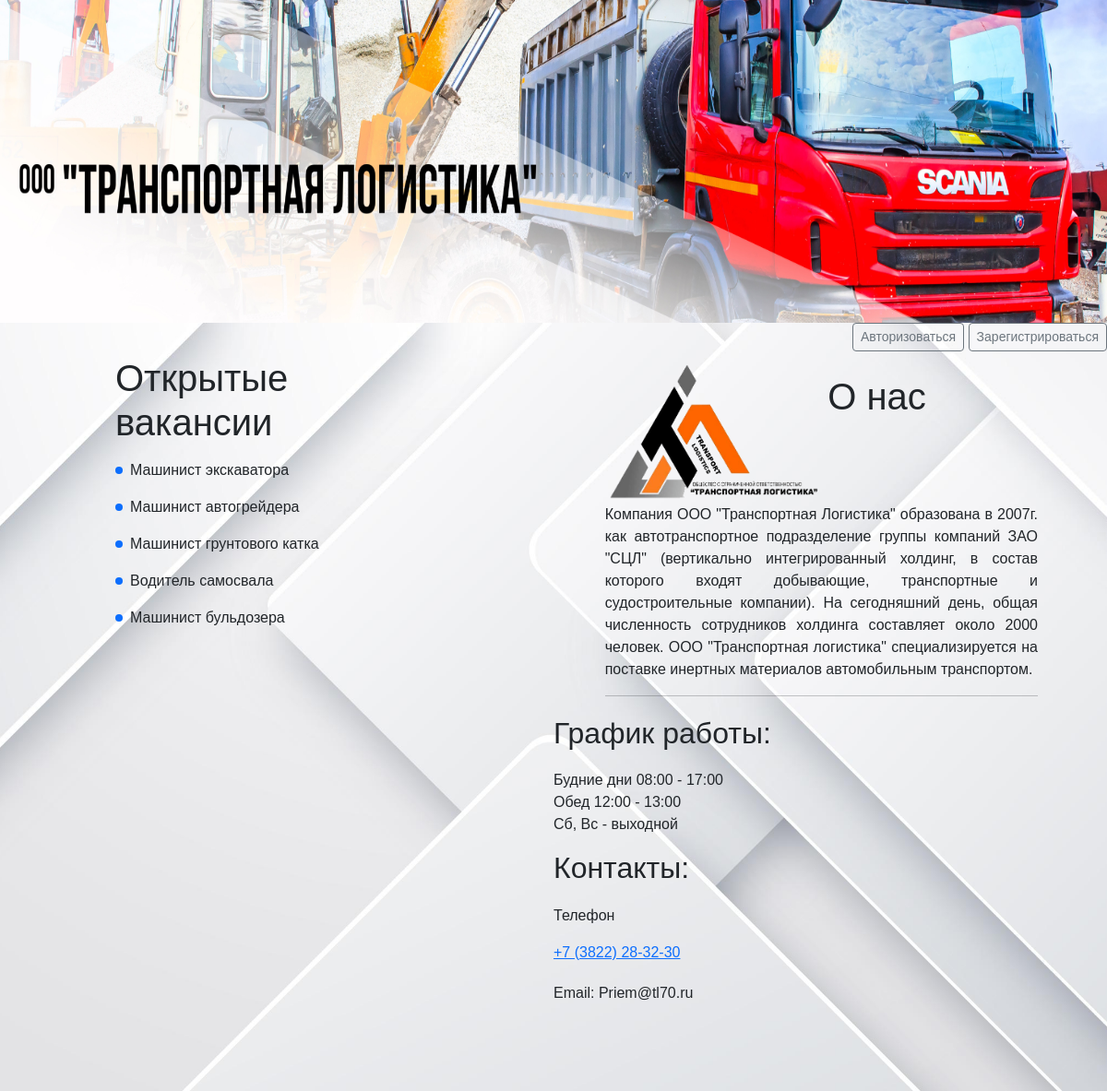
Before: / with the older database file.
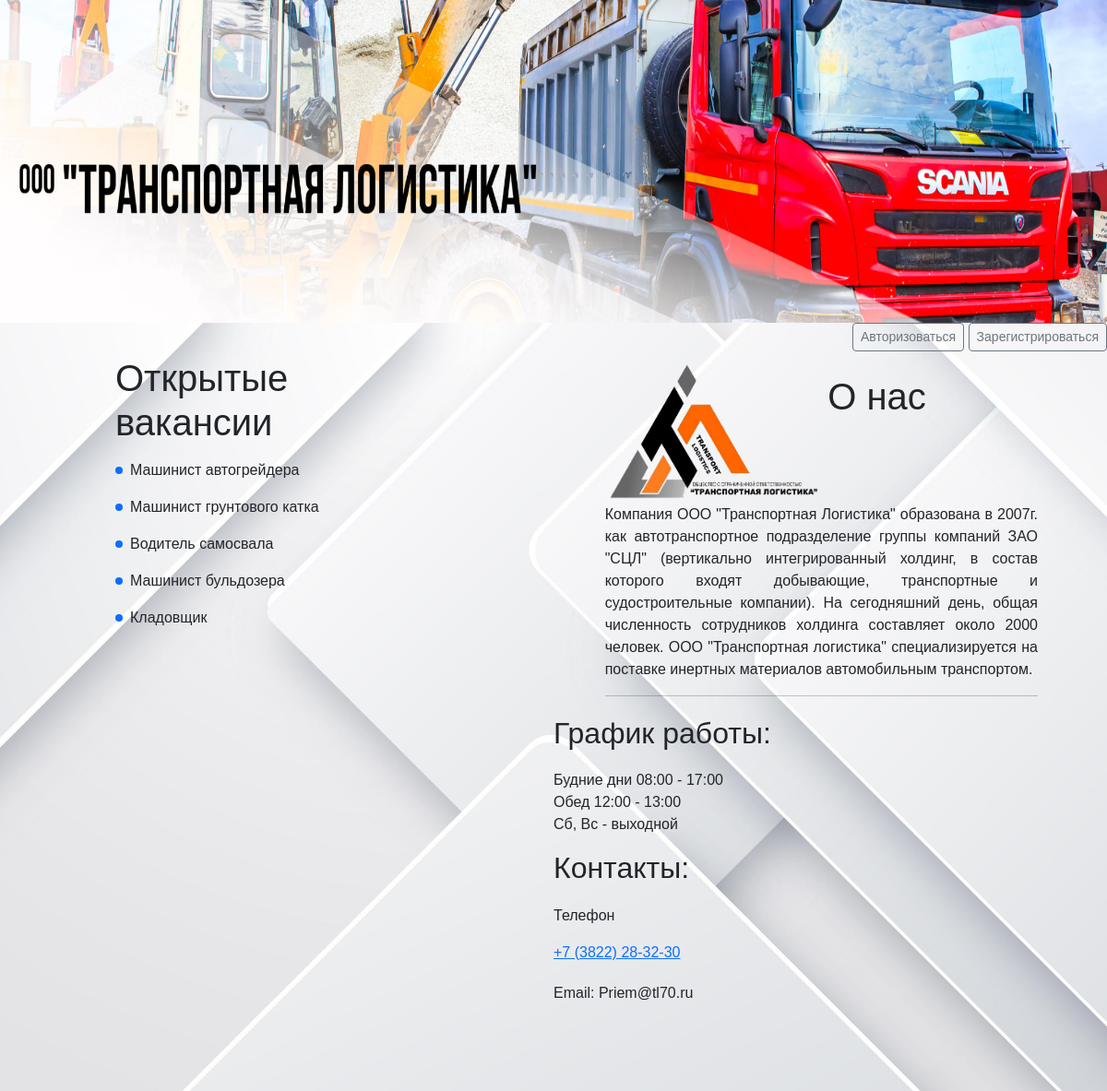
After: the same page with the newer database file.
### site_vacancy/models.py (models this page shows, shortened)
class Vacancy(models.Model):
    position = models.CharField(db_column='Position', max_length=40)
    salary = models.DecimalField(db_column='Salary', max_digits=8, decimal_places=2)
    work_schedule = models.CharField(db_column='Work_schedule', max_length=40)
    responsibilities = models.TextField('Описание')
    requirements = models.TextField('Описание')
    working_conditions = models.TextField('Описание')

### site_vacancy/views.py (the view)
# urls.py: path('', views.index),
def index(request):
    return render(
        request,
        'site_vacancy/base.html',
        {
            'text_vacancy': 'Открытые вакансии',
            'text_about': 'Компания ООО "Транспортная Логистика" образована в 2007г. как автотранспортное подразделение группы компаний ЗАО "СЦЛ" (вертикально интегрированный холдинг, в состав которого входят добывающие, транспортные и судостроительные компании). На сегодняшний день, общая численность сотрудников холдинга составляет около 2000 человек. '
                          'ООО "Транспортная логистика" специализируется на поставке инертных материалов автомобильным транспортом.',
            'vacancies_list': Vacancy.objects.all(),
        }
    )

### site_vacancy/templates/site_vacancy/base.html (shortened to what this page needs)
<!DOCTYPE html>
{% load static %}
<html lang="ru">
<head>
    <link rel="stylesheet" href="{% static 'styles\stylee.css' %}">
    <link rel="stylesheet" href="https://cdn.jsdelivr.net/npm/bootstrap@5.2.2/dist/css/bootstrap.min.css">
</head>
<body>
  <header>
    <div class="image">
      <img src= "{% static 'image/TLog.jpg' %}" alt="Картинка">
    </div>
  </header>
<main>
    {% block authorization %}
    {% if not request.user.is_authenticated %}
    <div class="text-end">
      <a href="/auth/login/"><button type="button" class="btn btn-sm btn-outline-secondary">Авторизоваться</button></a>
      <a href="/auth/register/"><button type="button" class="btn btn-sm btn-outline-secondary">Зарегистрироваться</button></a>
    </div>
    {% else %}
    <div class="text-end">
        <a href="/auth/logout/"><button type="button" class="btn btn-sm btn-outline-secondary">Выйти</button></a>
    </div>
    {% endif %}
    {% endblock %}
    {% block vacancy_list %}
    <div id="information">
      <div class="conteiner">
          <h1 class="name-vacancy">{{text_vacancy}}</h1>
        {% for vacancy in vacancies_list %}
        <up><a class="dropdown-item d-flex align-items-center gap-2 py-2" data-bs-toggle="tooltip" data-bs-placement="right" title="Нажмите для перехода к подробному описанию вакансий" href="/page_vacancy">
            <span class="d-inline-block bg-primary rounded-circle p-1"></span>
            {{ vacancy.position }}
        </a></up>
        {% endfor %}
      </div>
      <div class="about">
        <div class="article">
          <div class="imagelogo">
            <img src="{% static 'image/Лого3.png' %}" alt="Логотип">
          </div>
          <div class="text">
            <h1 class="about-us">О нас</h1>
          </div>
        </div>
        <article class="blog-post">
          <p>{{text_about}}</p>
          <hr>
      </div>
    </div>
    {% endblock %}
    {% block info %}
    <div id="contacts">
      <div class="maps">
        <iframe src="https://www.google.com/maps/embed?pb=!1m18!1m12!1m3!1d2633.0784426406976!2d84.91673474574539!3d56.5673300675119!2m3!1f0!2f0!3f0!3m2!1i1024!2i768!4f13.1!3m3!1m2!1s0x432696b700e9339d%3A0x13d4ad77d33ea6fd!2z0J_RgNC40YfQsNC70YzQvdCw0Y8g0YPQuy4sIDIyLCDQotC-0LzRgdC6LCDQotC-0LzRgdC60LDRjyDQvtCx0LsuLCA2MzYwMTM!5e0!3m2!1sru!2sru!4v1666804724324!5m2!1sru!2sru" width="500" height="400" style="border:0;" allowfullscreen="" loading="lazy"></iframe>
      </div>
      <div class="sv">
        <h2>График работы:</h2>
        <p>
          Будние дни 08:00 - 17:00<br>
          Обед 12:00 - 13:00<br>
          Сб, Вс - выходной
        </p>
        <h2>Контакты:</h2>
        <p>Телефон</p>
        <a href="tel:+73822283230">+7 (3822) 28-32-30</a>
        <p>Email: Priem@tl70.ru</p>
      </div>
    </div>
    {% endblock %}
  </main>
</body>
</html>

### staticfiles/styles/stylee.css (style rules this page uses)
* { font-family:Verdana, Geneva, Tahoma, sans-serif; font-stretch: extra-condensed; }
body { background-image: url('../image/5594016.jpg'); background-position: center center; background-repeat: no-repeat; background-attachment: fixed; background-size: cover; margin: 0; }
header { width: 100%; height: 350px; }
.image img { position: absolute; left: 0; top: 0; width: 100%; height: 350px; }
.imagelogo img { box-sizing:inherit; display: inline-block; margin-top: 10px; width: 100%; height: 150px; }
.text h1 { box-sizing: border-box; display: inline-block; margin-top: 20px; }
.conteiner h1 { text-align: left; margin-left: 20px; }
p { text-align: justify; }
#information { display: flex; grid-template-columns: repeat(2, 1fr); }
.text, .imagelogo { box-sizing: border-box; display: inline-block; vertical-align: top; }
.conteiner { float: left; margin-left: 100px; padding: 20px; }
.about { float: left; margin-left: 300px; margin-right: 70px; padding: 20px; }
.conteiner, .about { position: relative; box-sizing: border-box; display: inline-block; padding: 5px; vertical-align: top; }
span { margin-left: 20px; }
#contacts { display: grid; grid-template-columns: repeat(2, 1fr); }
.maps { margin-left: 70px; }
.sv p { margin-top: 20px; }

Changed rows visible on the page:
removed Vacancy: position "Машинист экскаватора"
added Vacancy: position "Кладовщик"
